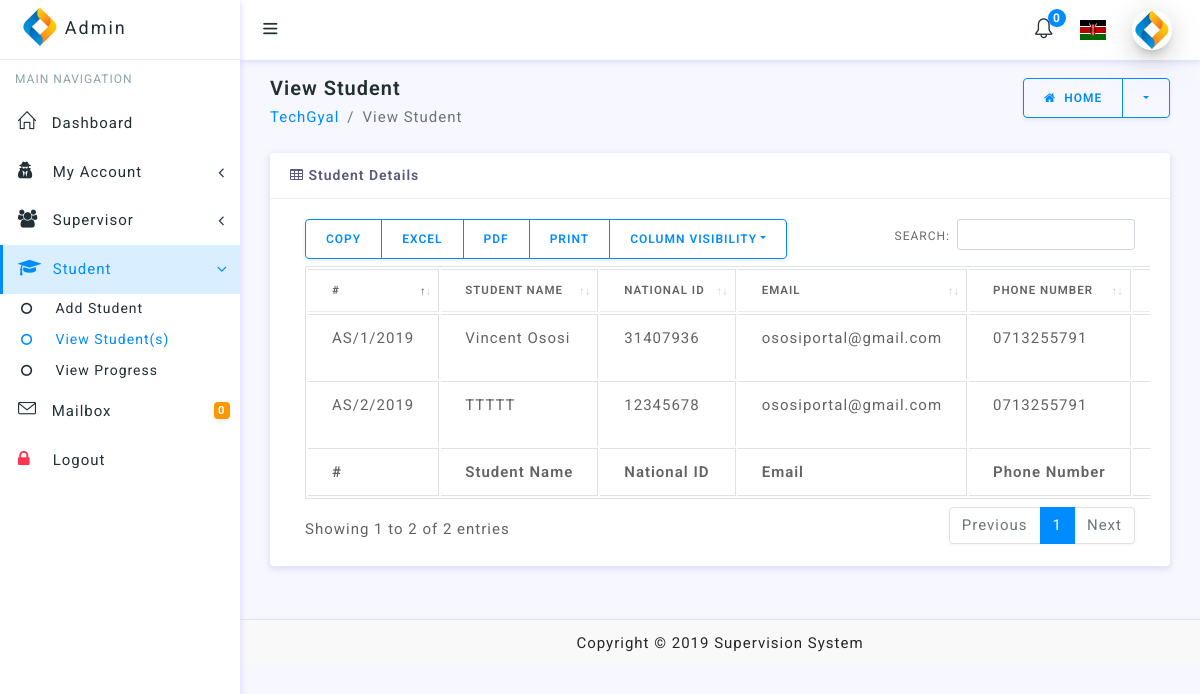
Page /admin/dashboard/viewStudent.php (signed in) on the committed database.
### tables this page shows
CREATE TABLE `admin_table` (
  `id` int(11) NOT NULL,
  `admin_name` varchar(255) NOT NULL,
  `email` varchar(255) NOT NULL,
  `phone_number` varchar(255) NOT NULL,
  `national_id` varchar(255) NOT NULL,
  `secret_code` varchar(255) NOT NULL,
  `password` varchar(255) NOT NULL,
  `created_at` datetime NOT NULL
);

CREATE TABLE `student_table` (
  `id` int(11) NOT NULL,
  `student_name` varchar(255) NOT NULL,
  `phone_number` varchar(255) NOT NULL,
  `national_id` varchar(255) NOT NULL,
  `email` varchar(255) NOT NULL,
  `address` varchar(255) NOT NULL,
  `gender` varchar(255) NOT NULL,
  `secret_code` varchar(255) NOT NULL,
  `password` varchar(255) NOT NULL,
  `created_at` datetime NOT NULL
);

### admin/sessions/admin_session.php (called while the page is built, shortened)
<?php
require '../../DBConnection/Connection.php';
$admin_check = $_SESSION['login_admin'];
$ses_sql = mysqli_query($connection, "select * from admin_table where national_id='$admin_check'");
$row = mysqli_fetch_assoc($ses_sql);
$admin_name = $row['admin_name'];

### admin/dashboard/viewStudent.php (the view, shortened to what this page needs)
<?php
require '../sessions/admin_session.php';
?>
<!doctype html>
<html lang="en">
<head>
    <link href="../../inc/table.css" rel="stylesheet" type="text/css"/>
</head>
<body>
<div id="wrapper">
    <?php
    require '../layouts/admin_layout.php';
    ?>
    <div class="content-wrapper">
        <div class="container-fluid">
            <div class="row pt-2 pb-2">
                <div class="col-sm-9">
                    <h4 class="page-title">View Student</h4>
                    <ol class="breadcrumb">
                        <li class="breadcrumb-item"><a href="changePassword.php"><?php echo $admin_name ?></a></li>
                        <li class="breadcrumb-item active" aria-current="page">View Student</li>
                    </ol>
                </div>
                <div class="col-sm-3">
                    <a href="home.php">
                        <div class="btn-group float-sm-right">
                            <button type="button" class="btn btn-outline-primary waves-effect waves-light"><i
                                        class="fa fa-home mr-1"></i> Home
                            </button>
                            <button type="button"
                                    class="btn btn-outline-primary dropdown-toggle dropdown-toggle-split waves-effect waves-light"
                                    data-toggle="dropdown">
                            </button>
                        </div>
                    </a>
                </div>
            </div>
            <div class="row">
                <div class="col-lg-12">
                    <div class="card">
                        <?php
                        if ($connection) {
                            $result = mysqli_query($connection, "SELECT * FROM student_table ORDER BY id DESC ");
                            if (mysqli_num_rows($result) > 0) {
                                echo '<div class="card-header"><i class="fa fa-table"></i> Student Details</div>';
                                echo '<div class="card-body">';
                                echo '<div class="table-responsive">
                                <table id="example" class="table table-bordered">
                                    <thead>
                                    <tr>
                                        <th>#</th>
                                        <th>Student Name</th>
                                        <th>National ID</th>
                                        <th>Email</th>
                                        <th>Phone Number</th>
                                        <th>Secret Code</th>
                                        <th>Completed</th>
                                        <th>Created At</th>
                                    </tr>
                                    </thead>';
                                echo '<tbody>';
                                while ($row = mysqli_fetch_array($result)) {
                                    echo "<tr><td>";
                                    echo 'AS/' . $row['id'] . '/' . date('Y');
                                    echo "</td><td>";
                                    echo $row['student_name'];
                                    echo "</td><td>";
                                    echo $row['national_id'];
                                    echo "</td><td>";
                                    echo $row['email'];
                                    echo "</td><td>";
                                    echo $row['phone_number'];
                                    echo "</td><td>";
                                    echo "</td><td>";
                                    echo "</td><td>";
                                    echo "</td></tr>";
                                }
                                echo '</tbody>';
                                echo '<tfoot>
                                    <tr>
                                        <th>#</th>
                                        <th>Student Name</th>
                                        <th>National ID</th>
                                        <th>Email</th>
                                        <th>Phone Number</th>
                                        <th>Secret Code</th>
                                        <th>Completed</th>
                                        <th>Created At</th>
                                    </tr>
                                    </tfoot>
                                </table>
                            </div>';
                                echo '</div>';
                            } else {
                                echo '<center><h2 class="text-danger text-uppercase">No Students Were Found.</h2></center>';
                            }
                        }
                        ?>
                    </div>
                </div>
            </div>
        </div>
    </div>
    <?php
    require('../../inc/footer.php')
    ?>
</div>
</body>
</html>

### rows in the picture
admin_table: admin_name "TechGyal"
student_table: id "2", student_name "TTTTT", national "12345678", email "ososiportal@gmail.com", phone_number "0713255791"
student_table: id "1", student_name "Vincent Ososi", national "31407936", email "ososiportal@gmail.com", phone_number "0713255791"

### other values in the picture
$unReadNotifications "0"
$appName "Supervision System"
